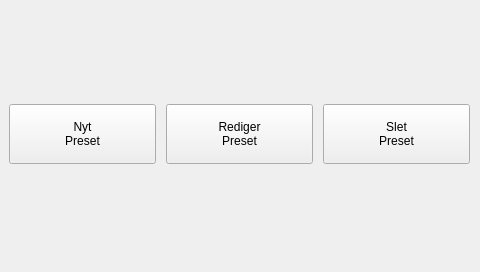
<?xml version="1.0" encoding="UTF-8"?>
<ui version="4.0">
 <class>PresetWindow</class>
 <widget class="QWidget" name="PresetWindow">
  <property name="geometry">
   <rect>
    <x>0</x>
    <y>0</y>
    <width>480</width>
    <height>272</height>
   </rect>
  </property>
  <property name="windowTitle">
   <string>Presets</string>
  </property>
  <widget class="QWidget" name="gridLayoutWidget">
   <property name="geometry">
    <rect>
     <x>-1</x>
     <y>-1</y>
     <width>481</width>
     <height>271</height>
    </rect>
   </property>
   <layout class="QGridLayout" name="gridLayout">
    <property name="leftMargin">
     <number>10</number>
    </property>
    <property name="rightMargin">
     <number>10</number>
    </property>
    <property name="horizontalSpacing">
     <number>10</number>
    </property>
    <item row="0" column="1">
     <widget class="QPushButton" name="pushButton_2">
      <property name="minimumSize">
       <size>
        <width>0</width>
        <height>60</height>
       </size>
      </property>
      <property name="text">
       <string>Rediger 
Preset</string>
      </property>
     </widget>
    </item>
    <item row="0" column="0">
     <widget class="QPushButton" name="pushButton">
      <property name="minimumSize">
       <size>
        <width>0</width>
        <height>60</height>
       </size>
      </property>
      <property name="text">
       <string>Nyt 
Preset</string>
      </property>
     </widget>
    </item>
    <item row="0" column="2">
     <widget class="QPushButton" name="pushButton_3">
      <property name="minimumSize">
       <size>
        <width>0</width>
        <height>60</height>
       </size>
      </property>
      <property name="text">
       <string>Slet 
Preset</string>
      </property>
     </widget>
    </item>
   </layout>
  </widget>
 </widget>
 <resources/>
 <connections/>
</ui>
